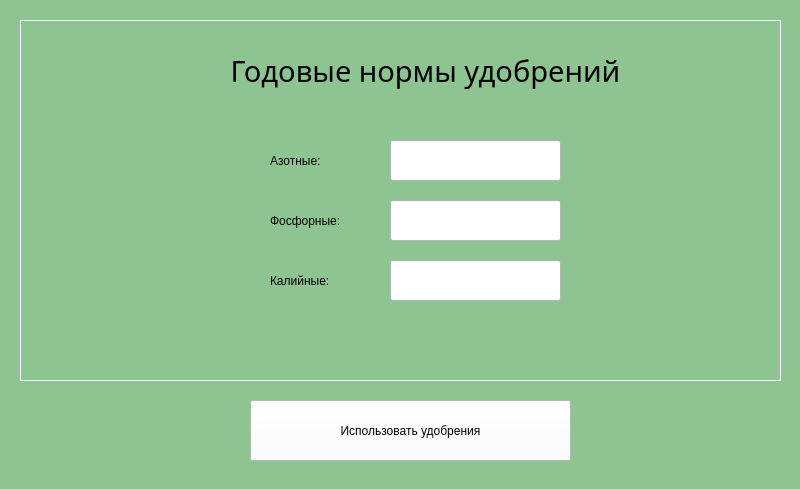
<?xml version="1.0" encoding="UTF-8"?>
<ui version="4.0">
 <class>ResultWindow</class>
 <widget class="QMainWindow" name="ResultWindow">
  <property name="geometry">
   <rect>
    <x>0</x>
    <y>0</y>
    <width>800</width>
    <height>489</height>
   </rect>
  </property>
  <property name="sizePolicy">
   <sizepolicy hsizetype="Fixed" vsizetype="Fixed">
    <horstretch>0</horstretch>
    <verstretch>0</verstretch>
   </sizepolicy>
  </property>
  <property name="minimumSize">
   <size>
    <width>800</width>
    <height>489</height>
   </size>
  </property>
  <property name="maximumSize">
   <size>
    <width>800</width>
    <height>489</height>
   </size>
  </property>
  <property name="windowTitle">
   <string>Результат</string>
  </property>
  <property name="styleSheet">
   <string notr="true">background-color: rgb(141, 196, 145);</string>
  </property>
  <widget class="QWidget" name="centralwidget">
   <widget class="QFrame" name="frame">
    <property name="geometry">
     <rect>
      <x>20</x>
      <y>20</y>
      <width>761</width>
      <height>361</height>
     </rect>
    </property>
    <property name="styleSheet">
     <string notr="true">color: rgb(255, 255, 255);</string>
    </property>
    <property name="frameShape">
     <enum>QFrame::Box</enum>
    </property>
    <property name="frameShadow">
     <enum>QFrame::Plain</enum>
    </property>
    <widget class="QLabel" name="title_lbl">
     <property name="geometry">
      <rect>
       <x>140</x>
       <y>10</y>
       <width>531</width>
       <height>81</height>
      </rect>
     </property>
     <property name="font">
      <font>
       <family>Book Antiqua</family>
       <pointsize>22</pointsize>
      </font>
     </property>
     <property name="styleSheet">
      <string notr="true">color: rgb(0, 0, 0);</string>
     </property>
     <property name="text">
      <string>Годовые нормы удобрений</string>
     </property>
     <property name="alignment">
      <set>Qt::AlignCenter</set>
     </property>
    </widget>
    <widget class="QLabel" name="azot_lbl">
     <property name="geometry">
      <rect>
       <x>250</x>
       <y>130</y>
       <width>111</width>
       <height>21</height>
      </rect>
     </property>
     <property name="styleSheet">
      <string notr="true">font: 14pt &quot;Book Antiqua&quot;;
color: rgb(0, 0, 0);</string>
     </property>
     <property name="text">
      <string>Азотные:</string>
     </property>
    </widget>
    <widget class="QLineEdit" name="azot_tb">
     <property name="geometry">
      <rect>
       <x>370</x>
       <y>120</y>
       <width>171</width>
       <height>41</height>
      </rect>
     </property>
     <property name="styleSheet">
      <string notr="true">font: 14pt &quot;Book Antiqua&quot;;
color: rgb(0, 0, 0);
background-color: rgb(255, 255, 255);</string>
     </property>
     <property name="alignment">
      <set>Qt::AlignCenter</set>
     </property>
    </widget>
    <widget class="QLineEdit" name="potassium_tb">
     <property name="geometry">
      <rect>
       <x>370</x>
       <y>240</y>
       <width>171</width>
       <height>41</height>
      </rect>
     </property>
     <property name="styleSheet">
      <string notr="true">font: 14pt &quot;Book Antiqua&quot;;
color: rgb(0, 0, 0);
background-color: rgb(255, 255, 255);</string>
     </property>
     <property name="alignment">
      <set>Qt::AlignCenter</set>
     </property>
    </widget>
    <widget class="QLineEdit" name="phosphor_tb">
     <property name="geometry">
      <rect>
       <x>370</x>
       <y>180</y>
       <width>171</width>
       <height>41</height>
      </rect>
     </property>
     <property name="styleSheet">
      <string notr="true">font: 14pt &quot;Book Antiqua&quot;;
color: rgb(0, 0, 0);
background-color: rgb(255, 255, 255);</string>
     </property>
     <property name="alignment">
      <set>Qt::AlignCenter</set>
     </property>
    </widget>
    <widget class="QLabel" name="potassium_lbl">
     <property name="geometry">
      <rect>
       <x>250</x>
       <y>250</y>
       <width>111</width>
       <height>21</height>
      </rect>
     </property>
     <property name="styleSheet">
      <string notr="true">font: 14pt &quot;Book Antiqua&quot;;
color: rgb(0, 0, 0);</string>
     </property>
     <property name="text">
      <string>Калийные:</string>
     </property>
    </widget>
    <widget class="QLabel" name="phosphor_lbl">
     <property name="geometry">
      <rect>
       <x>250</x>
       <y>190</y>
       <width>111</width>
       <height>21</height>
      </rect>
     </property>
     <property name="styleSheet">
      <string notr="true">font: 14pt &quot;Book Antiqua&quot;;
color: rgb(0, 0, 0);</string>
     </property>
     <property name="text">
      <string>Фосфорные:</string>
     </property>
    </widget>
   </widget>
   <widget class="QPushButton" name="use_btn">
    <property name="geometry">
     <rect>
      <x>250</x>
      <y>400</y>
      <width>321</width>
      <height>61</height>
     </rect>
    </property>
    <property name="styleSheet">
     <string notr="true">background-color: rgb(255, 255, 255);
border-color: rgb(0, 0, 0);
font: 14pt &quot;Book Antiqua&quot;;</string>
    </property>
    <property name="text">
     <string>Использовать удобрения</string>
    </property>
    <property name="checkable">
     <bool>false</bool>
    </property>
    <property name="autoRepeatDelay">
     <number>300</number>
    </property>
   </widget>
  </widget>
  <widget class="QStatusBar" name="statusbar"/>
 </widget>
 <resources/>
 <connections/>
</ui>
